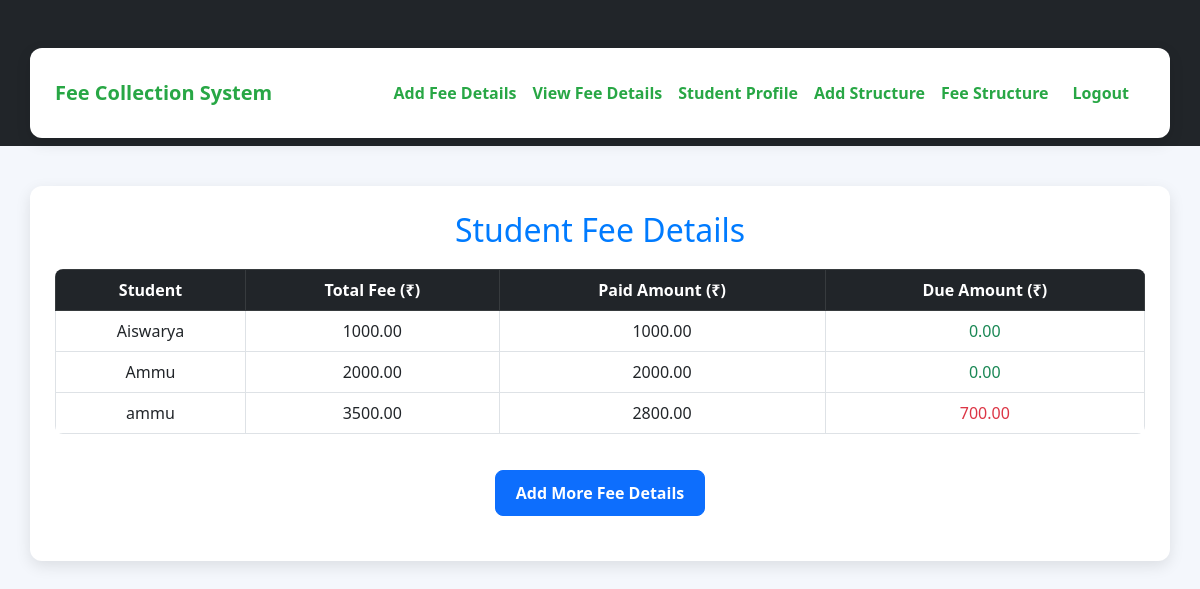
Page /viewfeedetailsofstudent/ on the earlier database version.
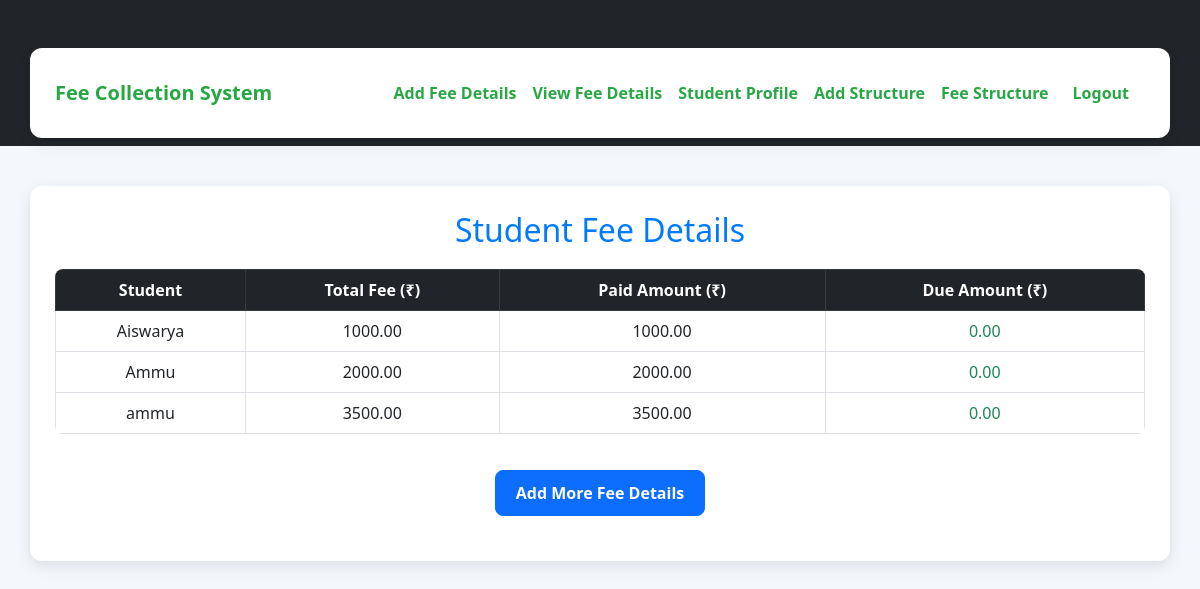
Same page on the later database version.
### app/models.py (models this page shows, shortened)
class FeeDetail(models.Model):
    student = models.ForeignKey(Student, on_delete=models.CASCADE)
    total_fee = models.DecimalField(max_digits=10, decimal_places=2)
    paid_amount = models.DecimalField(max_digits=10, decimal_places=2, default=0.00)
    created_at = models.DateTimeField(auto_now_add=True)  # New field to store payment date
    @property
    def due_amount(self):
        return self.total_fee - self.paid_amount

class Student(models.Model):
    user = models.OneToOneField(User, on_delete=models.CASCADE)
    course = models.CharField(max_length=100)
    contact = models.CharField(max_length=15)

### app/views.py (the view)
# urls.py: path("viewfeedetailsofstudent/", view_fee_details_of_student, name="view_fee_details_of_student"),
def view_fee_details_of_student(request):
    fee_details = FeeDetail.objects.all()
    return render(request, "owner/viewdetails.html", {"fee_details": fee_details})

### templates/owner/viewdetails.html (shortened to what this page needs)
<!DOCTYPE html>
<html lang="en">
<head>
    <link rel="stylesheet" href="https://cdn.jsdelivr.net/npm/bootstrap@5.3.0/dist/css/bootstrap.min.css">
</head>
<body>
    <nav class="navbar navbar-expand-lg navbar-dark bg-dark">
        <div class="container">
            <a class="navbar-brand" href="../">Fee Collection System</a>
            <div class="collapse navbar-collapse" id="navbarNav">
                <ul class="navbar-nav ms-auto">
                    <li class="nav-item"><a class="nav-link" href="{% url 'add_fee_details_of_student' %}">Add Fee Details</a></li>
                    <li class="nav-item"><a class="nav-link" href="{% url 'view_fee_details_of_student' %}">View Fee Details</a></li>
                    <li class="nav-item"><a class="nav-link" href="../studentprofile">Student Profile</a></li>
                    <li class="nav-item"><a class="nav-link active" href="../addfeestructure">Add Structure</a></li>
                    <li class="nav-item"><a class="nav-link active" href="../viewfeestructure">Fee Structure</a></li>
                    <li class="nav-item"><a class="nav-link btn btn-danger text-white px-3" href="{% url 'logout_owner' %}">Logout</a></li>
                </ul>
            </div>
        </div>
    </nav>
    <div class="container">
        <h2>Student Fee Details</h2>
        <div class="table-responsive">
            <table class="table table-bordered table-hover text-center">
                <thead class="table-dark">
                    <tr>
                        <th>Student</th>
                        <th>Total Fee (₹)</th>
                        <th>Paid Amount (₹)</th>
                        <th>Due Amount (₹)</th>
                    </tr>
                </thead>
                <tbody>
                    {% for fee in fee_details %}
                    <tr>
                        <td>{{ fee.student.user.username }}</td>
                        <td>{{ fee.total_fee }}</td>
                        <td>{{ fee.paid_amount }}</td>
                        <td class="{% if fee.due_amount > 0 %}text-danger{% else %}text-success{% endif %}">
                            {{ fee.due_amount }}
                        </td>
                    </tr>
                    {% empty %}
                    <tr>
                        <td colspan="4" class="text-muted">No fee details available.</td>
                    </tr>
                    {% endfor %}
                </tbody>
            </table>
        </div>
        <a href="{% url 'add_fee_details_of_student' %}" class="btn btn-primary">Add More Fee Details</a>
    </div>
</body>
</html>

### templates/owner/viewdetails.html (style rules this page uses)
body { background-color: #f4f7fc; }
.navbar-brand { font-weight: bold; color: #28a745 !important; }
.navbar-nav .nav-link { color: #28a745 !important; font-weight: 600; transition: color 0.3s ease-in-out; }
.container { margin-top: 40px; background: white; padding: 25px; border-radius: 12px; box-shadow: 0 5px 15px rgba(0, 0, 0, 0.1); }
h2 { text-align: center; color: #007bff; margin-bottom: 20px; }
.table { background: white; border-radius: 8px; overflow: hidden; }
.btn-primary { display: block; width: fit-content; margin: 20px auto; font-size: 16px; padding: 10px 20px; border-radius: 8px; font-weight: bold; }

Differences in the rows shown:
changed FeeDetail "ammu": paid_amount "2800.00" → "3500.00"; due_amount "700.00" → "0.00"
